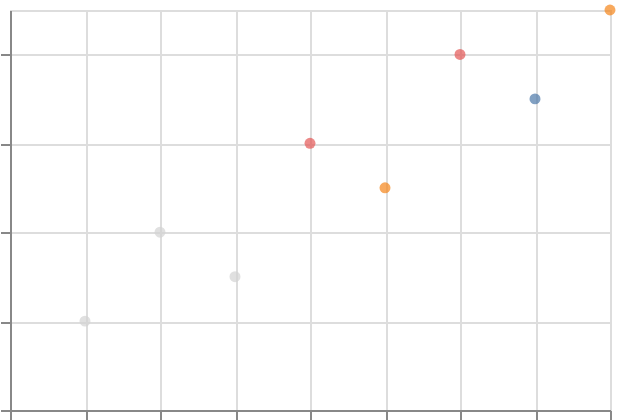

The Vega-Lite source for this figure:
### Vega-Lite specification from a JSON file in a GitHub repository (floating-point values rounded to 4 significant figures)
{"$schema": "https://vega.github.io/schema/vega-lite/v6.json", "padding": 5, "autosize": "none", "width": 300, "height": 200, "data": {"name": "table", "values": [{"c": "A", "g": "p", "x": 1, "y": 2, "v": 5, "t": "2024-01-15", "o": {"v": 3}, "IMDB Rating": 6.1, "d": "x1"}, {"c": "B", "g": "q", "x": 2, "y": 4, "v": 9, "t": "2024-02-20", "o": {"v": 7}, "IMDB Rating": 7.4, "d": "x2"}, {"c": "A", "g": "q", "x": 3, "y": 3, "v": 2, "t": "2024-03-05", "o": {"v": 1}, "IMDB Rating": 5.2, "d": "x1"}, {"c": "C", "g": "p", "x": 4, "y": 6, "v": 7, "t": "2024-05-30", "o": {"v": 4}, "IMDB Rating": 8.8, "d": "x3"}, {"c": "B", "g": "p", "x": 5, "y": 5, "v": 4, "t": "2024-07-11", "o": {"v": 9}, "IMDB Rating": 6.9, "d": "x2"}, {"c": "C", "g": "q", "x": 6, "y": 8, "v": 6, "t": "2024-09-02", "o": {"v": 2}, "IMDB Rating": 7.7, "d": "x3"}, {"c": "A", "g": "p", "x": 7, "y": 7, "v": 8, "t": "2024-11-25", "o": {"v": 5}, "IMDB Rating": 4.4, "d": "x1"}, {"c": "B", "g": "q", "x": 8, "y": 9, "v": 3, "t": "2024-12-31", "o": {"v": 8}, "IMDB Rating": 9.1, "d": "x2"}]}, "mark": {"type": "point", "filled": true}, "encoding": {"x": {"field": "x", "type": "quantitative"}, "y": {"field": "y", "type": "quantitative"}, "color": {"condition": {"test": "datum.y > 4", "field": "c", "type": "nominal"}, "value": "lightgrey"}}}
